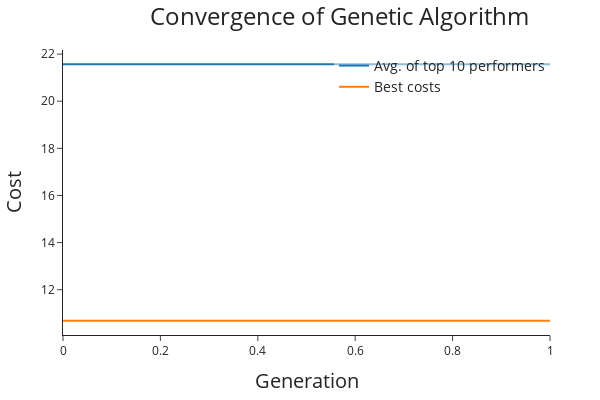

Here is the notebook cell this chart was saved with:
### Code cell
# Plot the genetic algorithm convergence plot
HS.plot_optimization_results()

### Figure 1 — Plotly figure (JSON) as saved in the notebook; plotly's stock layout.template omitted (floating-point values rounded to 4 significant figures)
{"data": [{"mode": "lines", "name": "Avg. of top 10 performers", "type": "scatter", "x": [0, 1], "y": [21.57, 21.57]}, {"mode": "lines", "name": "Best costs", "type": "scatter", "x": [0, 1], "y": [10.68, 10.68]}], "layout": {"height": 400, "legend": {"bgcolor": "rgba(255, 255, 255, 0.5)", "font": {"size": 14}, "x": 1, "xanchor": "right", "y": 1, "yanchor": "top"}, "margin": {"b": 50, "l": 50, "r": 50, "t": 50}, "title": {"font": {"size": 24}, "text": "Convergence of Genetic Algorithm", "x": 0.25}, "width": 600, "xaxis": {"title": {"font": {"size": 20}, "text": "Generation"}}, "yaxis": {"title": {"font": {"size": 20}, "text": "Cost"}}}}
